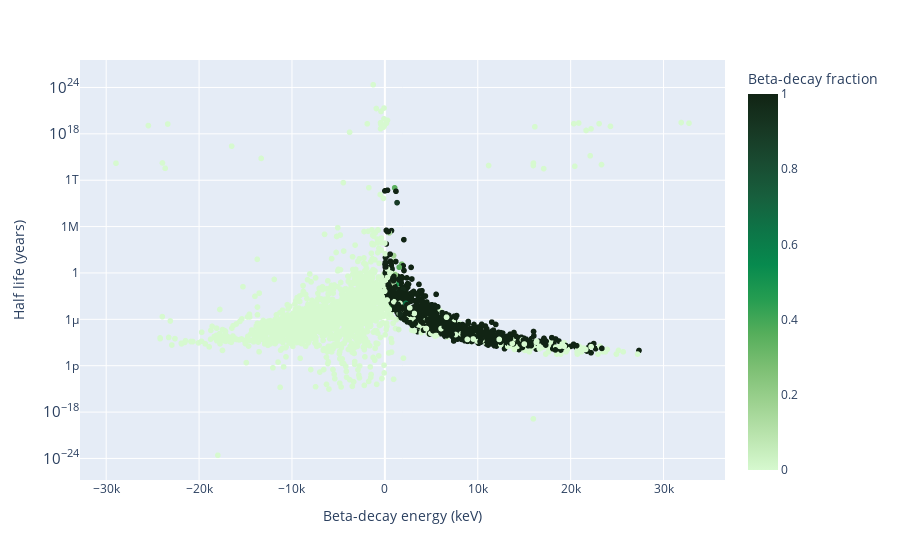

Notebook code for this chart:
### Code cell
e_t_dict['Beta-decay fraction'] = beta_decay_list
px.scatter(x = e_t_dict['Beta-decay energy (keV)'],
y = e_t_dict['Half life (years)'], 
hover_name = e_t_dict['Isotope'],
labels = {'x': 'Beta-decay energy (keV)',
'y': 'Half life (years)', 'color': 'Beta-decay fraction'}, log_y = True,
color = e_t_dict['Beta-decay fraction'], color_continuous_scale = 'algae')

### Figure 1 — Plotly figure (JSON) as saved in the notebook; plotly's stock layout.template omitted (floating-point values rounded to 4 significant figures; data arrays with more than 128 entries replaced by an {"elided": "..."} marker saying what was removed)
{"data": [{"hovertemplate": "<b>%{hovertext}</b><br><br>Beta-decay energy (keV)=%{x}<br>Half life (years)=%{y}<br>Beta-decay fraction=%{marker.color}<extra></extra>", "hovertext": {"elided": "3558 str values"}, "legendgroup": "", "marker": {"color": {"elided": "3558 float values"}, "coloraxis": "coloraxis", "symbol": "circle"}, "mode": "markers", "name": "", "showlegend": false, "type": "scattergl", "x": {"elided": "3558 mixed values"}, "xaxis": "x", "y": {"elided": "3558 mixed values"}, "yaxis": "y"}], "layout": {"coloraxis": {"colorbar": {"title": {"text": "Beta-decay fraction"}}, "colorscale": [[0, "rgb(214, 249, 207)"], [0.09091, "rgb(186, 228, 174)"], [0.1818, "rgb(156, 209, 143)"], [0.2727, "rgb(124, 191, 115)"], [0.3636, "rgb(85, 174, 91)"], [0.4545, "rgb(37, 157, 81)"], [0.5455, "rgb(7, 138, 78)"], [0.6364, "rgb(13, 117, 71)"], [0.7273, "rgb(23, 95, 61)"], [0.8182, "rgb(25, 75, 49)"], [0.9091, "rgb(23, 55, 35)"], [1, "rgb(17, 36, 20)"]]}, "legend": {"tracegroupgap": 0}, "margin": {"t": 60}, "xaxis": {"anchor": "y", "domain": [0, 1], "title": {"text": "Beta-decay energy (keV)"}}, "yaxis": {"anchor": "x", "domain": [0, 1], "title": {"text": "Half life (years)"}, "type": "log"}}}
